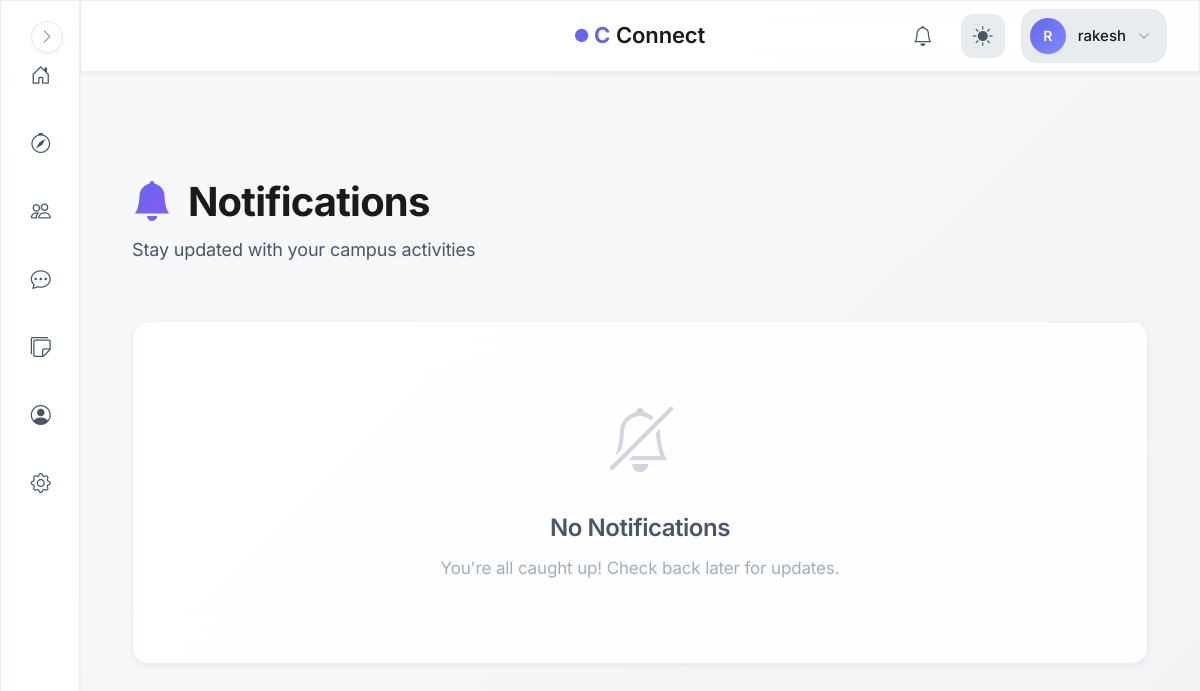
Before: /notifications_list (signed in) with the older database file.
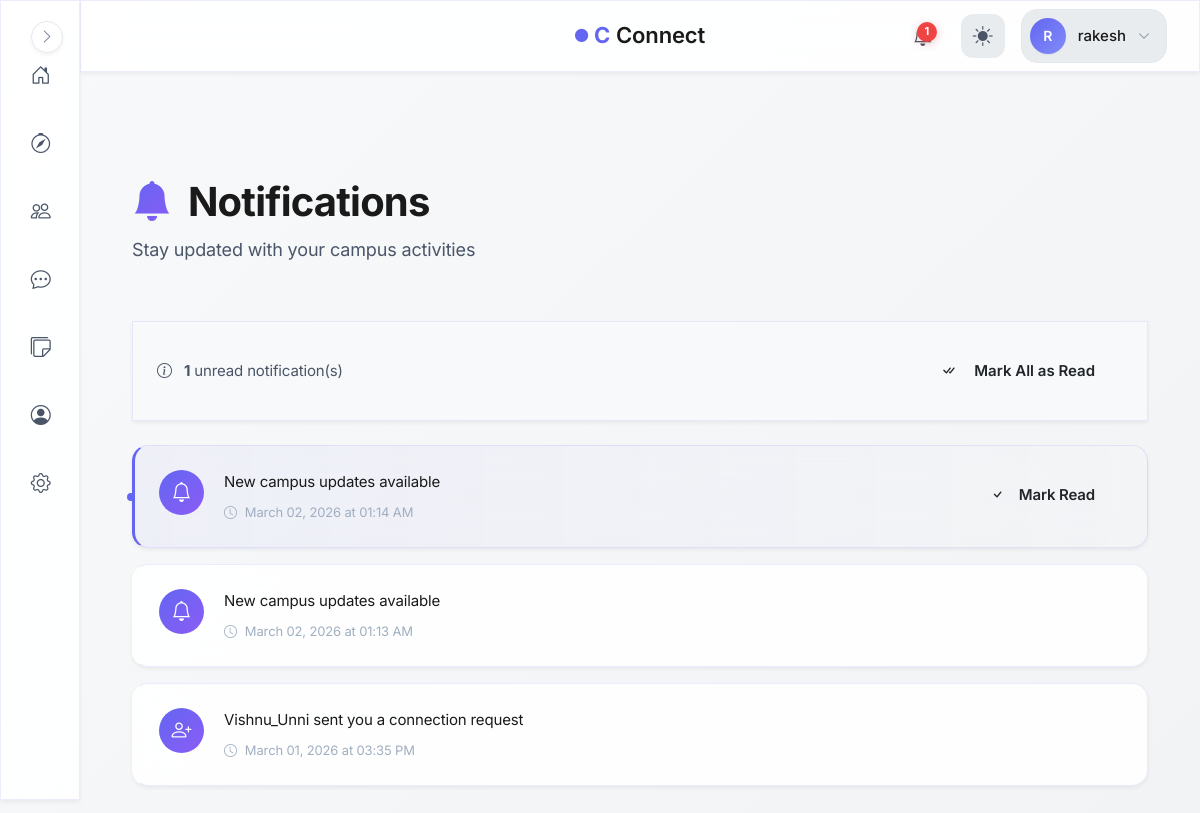
After: the same page with the newer database file.
### models.py (models this page shows, shortened)
class User(UserMixin, db.Model):
    id = db.Column(db.Integer, primary_key=True, autoincrement=True)  # Unique identifier
    username = db.Column(db.String(100), nullable=False)  # Name of the user (later can add this unique if needed)
    email = db.Column(db.String(120), nullable=False, unique=True)  # Email of the user
    password = db.Column(db.String(200), nullable=False)  # Passwords not hashed yet (done in setup_db.py)
    created_at = db.Column(db.DateTime, default=db.func.now())  # Timestamp of account creation
    last_login = db.Column(db.DateTime, nullable=True)  # Timestamp of last login
    pass

class Notification(db.Model):
    id = db.Column(db.Integer, primary_key=True, autoincrement=True)
    user_id = db.Column(db.Integer, db.ForeignKey('user.id'), nullable=False)
    sender_id = db.Column(db.Integer, db.ForeignKey('user.id'), nullable=True)
    type = db.Column(db.String(30), nullable=False, default='general')
    ref_id = db.Column(db.Integer, nullable=True, index=True)  # ID of post/connection/etc
    message = db.Column(db.String(255), nullable=False)
    is_read = db.Column(db.Boolean, default=False)
    created_at = db.Column(db.DateTime, default=db.func.now())
    user = db.relationship('User', foreign_keys=[user_id], backref='notifications')
    sender = db.relationship('User', foreign_keys=[sender_id])

### blueprints/notifications/routes.py (the view)
@notifications.route('/notifications_list')
@login_required
def notifications_list():
    notifs = Notification.query.filter_by(user_id=current_user.id) \
                .order_by(Notification.created_at.desc()) \
                .all()
    return render_template('notifications/notif_list.html', notifs=notifs)

### blueprints/auth/__init__.py (called while the page is built)
@login_manager.user_loader
def load_user(user_id):
    from models import User  # Importing User model for querying  (import here to avoid circular imports)
    return User.query.get(int(user_id))

@auth.after_app_request
def add_header(response):
    if current_user.is_authenticated and request.blueprint == 'auth':
        response.headers['Cache-Control'] = 'no-store, no-cache, must-revalidate, post-check=0, pre-check=0, max-age=0'
        response.headers['Pragma'] = 'no-cache'
        response.headers['Expires'] = '-1'
    return response

### factory_helpers.py (called while the page is built, shortened)
def register_security_headers(app):
    @app.after_request
    def set_secure_headers(response):
        response.headers['Content-Security-Policy'] = (
            "default-src 'self'; "
            "img-src 'self' data: blob: https:; "# Allow external images
            "style-src 'self' 'unsafe-inline' https:; "# ADD https: for CDNs
            "script-src 'self' 'unsafe-inline' https:; "# ADD https: for JS
            "font-src 'self' https: data:; "# Google Fonts
            "connect-src 'self' https:;"  # ← ADD https: for CDNs/maps
        )
        response.headers['X-Content-Type-Options'] = 'nosniff'
        response.headers['X-Frame-Options'] = 'DENY'
        response.headers['Referrer-Policy'] = 'strict-origin-when-cross-origin'
        response.headers['Permissions-Policy'] = 'geolocation=(), microphone=()'
        return response

def to_ist(utc_dt):
    ist = pytz.timezone('Asia/Kolkata')
    return utc_dt.replace(tzinfo=pytz.utc).astimezone(ist)

def register_daily_cleanup(app):
    if not hasattr(app, "_last_notification_cleanup"):
        app._last_notification_cleanup = None
    @app.before_request
    def daily_cleanup():
        now = datetime.now(timezone.utc)
        last = getattr(app, "_last_notification_cleanup", None)
        if last is None or (now - last).days >= 1:
            from blueprints.notifications.service import cleanup_old_notifications
            deleted = cleanup_old_notifications()
            app.logger.info(f"Cleaned up {deleted} old notifications.")
            app._last_notification_cleanup = now

def register_profilevisit_cleanup(app):
    last_cleanup = {'t': 0}
    @app.before_request
    def cleanup_visits():
        now = time.time()
        if now - last_cleanup['t'] < 3600:  # run once every hour
            return

### blueprints/notifications/templates/notifications/notif_list.html (shortened to what this page needs)
{% extends "base.html" %}
{% block body %}
<div class="container py-4">
    <div class="notifications-header animate-on-scroll">
        <h1 class="notifications-title">
            <i class="bi bi-bell-fill me-2" style="background: linear-gradient(135deg, var(--primary-color), var(--accent-color)); -webkit-background-clip: text; -webkit-text-fill-color: transparent;"></i>
            Notifications
        </h1>
        <p class="notifications-subtitle">Stay updated with your campus activities</p>
    </div>
    {% if notifs %}
    <div class="notifications-actions glass-card animate-on-scroll">
        <div class="notif-stats">
            <i class="bi bi-info-circle me-2"></i>
            <strong>{{ notifs | selectattr("is_read", "equalto", False) | list | length }}</strong> unread notification(s)
        </div>
        <form method="POST" action="{{ url_for('notifications.mark_all_read') }}">
            <button class="btn btn-primary-custom btn-sm">
                <i class="bi bi-check-all me-2"></i>Mark All as Read
            </button>
        </form>
    </div>
    {% endif %}
    <div class="notifications-list">
        {% if notifs %}
            {% for n in notifs %}
            <div class="notif-item glass-card animate-on-scroll {{ '' if n.is_read else 'unread' }}">
                <div class="notif-content">
                    <div class="notif-icon">
                        <i class="bi bi-{{ 'person-plus' if 'connection' in n.message.lower() else 'bell' }}"></i>
                    </div>
                    <div class="notif-body">
                        <div class="notif-message">{{ n.message }}</div>
                        <div class="notif-time">
                            <i class="bi bi-clock"></i>
                            {{ to_ist(n.created_at).strftime('%B %d, %Y at %I:%M %p') }}
                        </div>
                    </div>
                    {% if not n.is_read %}
                    <div class="notif-actions">
                        <a href="{{ url_for('notifications.mark_read', notif_id=n.id) }}" class="btn btn-outline-custom btn-sm">
                            <i class="bi bi-check"></i>
                            <span class="d-none d-md-inline ms-1">Mark Read</span>
                        </a>
                    </div>
                    {% endif %}
                </div>
            </div>
            {% endfor %}
        {% else %}
            <div class="glass-card empty-state animate-on-scroll">
                <div class="empty-icon">
                    <i class="bi bi-bell-slash"></i>
                </div>
                <h2 class="empty-title">No Notifications</h2>
                <p class="empty-text">You're all caught up! Check back later for updates.</p>
            </div>
        {% endif %}
    </div>
</div>
{% endblock %}

### templates/base.html (shortened to what this page needs)
<!DOCTYPE html>
<html lang="en">
<head>
    <link rel="stylesheet" href="https://cdn.jsdelivr.net/npm/bootstrap-icons@1.11.1/font/bootstrap-icons.css">
    <link href="https://cdn.jsdelivr.net/npm/bootstrap@5.3.2/dist/css/bootstrap.min.css" rel="stylesheet">
    <link rel="stylesheet" href="{{ url_for('static', filename='css/global.css') }}">
</head>
<body>
    {% if current_user.is_authenticated %}
        <aside class="sidebar glass-effect" id="sidebar">
            <nav class="sidebar__nav">
                <a href="{{ url_for('main.dashboard') }}" class="sidebar__link" data-tooltip="Dashboard">
                    <div class="sidebar__link-icon">
                        <i class="bi bi-house-door"></i>
                    </div>
                </a>
                <a href="{{ url_for('main.search_page') }}" class="sidebar__link" data-tooltip="Discover">
                    <div class="sidebar__link-icon">
                        <i class="bi bi-compass"></i>
                    </div>
                </a>
                <a href="{{ url_for('connections.connections_home') }}" class="sidebar__link" data-tooltip="Connections">
                    <div class="sidebar__link-icon">
                        <i class="bi bi-people"></i>
                    </div>
                </a>
                <a href="{{ url_for('messages.inbox') }}" class="sidebar__link" data-tooltip="Messages">
                    <div class="sidebar__link-icon">
                        <i class="bi bi-chat-dots"></i>
                    </div>
                </a>
                <a href="/campus-board" class="sidebar__link" data-tooltip="Messages">
                    <div class="sidebar__link-icon">
                        <i class="bi bi-stickies"></i>
                    </div>
                </a>
                <a href="{{ url_for('auth.profile') }}" class="sidebar__link" data-tooltip="Profile">
                    <div class="sidebar__link-icon">
                        <i class="bi bi-person-circle"></i>
                    </div>
                </a>
                <a href="{{ url_for('main.settings') }}" class="sidebar__link" data-tooltip="Settings">
                    <div class="sidebar__link-icon">
                        <i class="bi bi-gear"></i>
                    </div>
                </a>
            </nav>
            <button class="sidebar__toggle" id="sidebarToggle" aria-label="Toggle sidebar">
                <i class="bi bi-chevron-right"></i>
            </button>
        </aside>
        <header class="topbar glass-effect">
            <div class="topbar__container">
                <div class="topbar__center">
                    <a href="{{ url_for('main.home') }}" class="topbar__brand">
                        <span class="brand-icon-small">
                            <i class="bi bi-circle-fill"></i>
                        </span>
                        <span class="brand-c">C</span>
                        <span class="brand-text">Connect</span>
                    </a>
                </div>
                <div class="topbar__actions">
                    <a href="{{ url_for('notifications.notifications_list') }}" class="topbar__icon-btn" aria-label="Notifications">
                        <i class="bi bi-bell"></i>
                        {% set unread = current_user.notifications | selectattr("is_read", "equalto", False) | list %}
                        {% if unread|length > 0 %}
                        <span class="topbar__badge">{{ unread|length }}</span>
                        {% endif %}
                    </a>
                    <button class="topbar__icon-btn topbar__theme-toggle" id="themeToggle" aria-label="Toggle theme">
                        <i class="bi bi-sun-fill" id="themeIcon"></i>
                    </button>
                    <div class="topbar__profile" id="profileDropdown">
                        <button class="topbar__profile-btn" aria-label="Profile menu">
                            <div class="topbar__avatar">
                                {{ current_user.username[0].upper() }}
                            </div>
                            <span class="topbar__username">{{ current_user.username }}</span>
                            <i class="bi bi-chevron-down topbar__profile-arrow"></i>
                        </button>
                    </div>
                </div>
            </div>
        </header>
    {% endif %}
    <main class="main-content">
        {% block body %}{% endblock %}
    </main>
</body>
</html>

### blueprints/notifications/templates/notifications/notif_list.html (style rules this page uses)
.notifications-header { padding: 2.5rem 0; }
.notifications-title { font-size: clamp(2rem, 4vw, 2.5rem); font-weight: 700; margin-bottom: 0.5rem; }
.notifications-subtitle { color: var(--text-secondary); font-size: 1.125rem; }
.notifications-actions { display: flex; justify-content: space-between; align-items: center; margin-bottom: 1.5rem; padding: 1.5rem; background: var(--bg-secondary); border-radius: var(--border-radius-md); }
.notif-stats { color: var(--text-secondary); font-size: 0.9375rem; }
.notif-item { padding: 1.5rem; margin-bottom: 1rem; transition: all 0.3s ease; border-left: 3px solid transparent; position: relative; }
.notif-item.unread { background: linear-gradient(90deg, rgba(99, 102, 241, 0.05), transparent); border-left-color: var(--primary-color); }
.notif-item.unread::before { content: ''; position: absolute; left: -8px; top: 50%; transform: translateY(-50%); width: 8px; height: 8px; background: var(--primary-color); border-radius: 50%; animation: pulse-dot 2s infinite; }
.notif-content { display: flex; align-items: flex-start; gap: 1.25rem; }
.notif-icon { width: 45px; height: 45px; background: linear-gradient(135deg, var(--primary-color), var(--accent-color)); border-radius: 50%; display: flex; align-items: center; justify-content: center; font-size: 1.25rem; color: white; flex-shrink: 0; }
.notif-body { flex: 1; }
.notif-message { font-size: 0.9375rem; color: var(--text-primary); line-height: 1.6; margin-bottom: 0.5rem; }
.notif-time { font-size: 0.8125rem; color: var(--text-muted); display: flex; align-items: center; gap: 0.5rem; }
.notif-actions { display: flex; gap: 0.5rem; flex-shrink: 0; }

Changed rows visible on the page:
added Notification: message "New campus updates available", created_at "March 02, 2026 at 01:14 AM", is_read False (drawn)
added Notification: message "New campus updates available", created_at "March 02, 2026 at 01:13 AM"
added Notification: message "Vishnu_Unni sent you a connection request", created_at "March 01, 2026 at 03:35 PM"
Other visible differences:
{{ unread|length }}: (not shown) → "1"
{{ notifs | selectattr("is_read", "equalto", False) | list | length }}: (not shown) → "1"
text no longer shown: "No Notifications You're all caught up! Check back later for updates."
text now shown: "unread notification(s) Mark All as Read"
